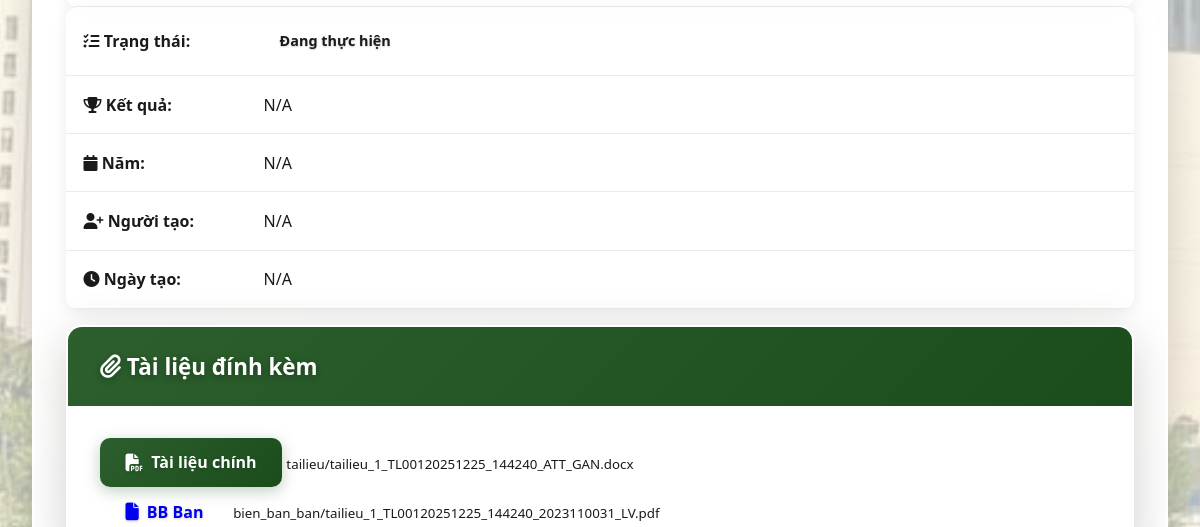
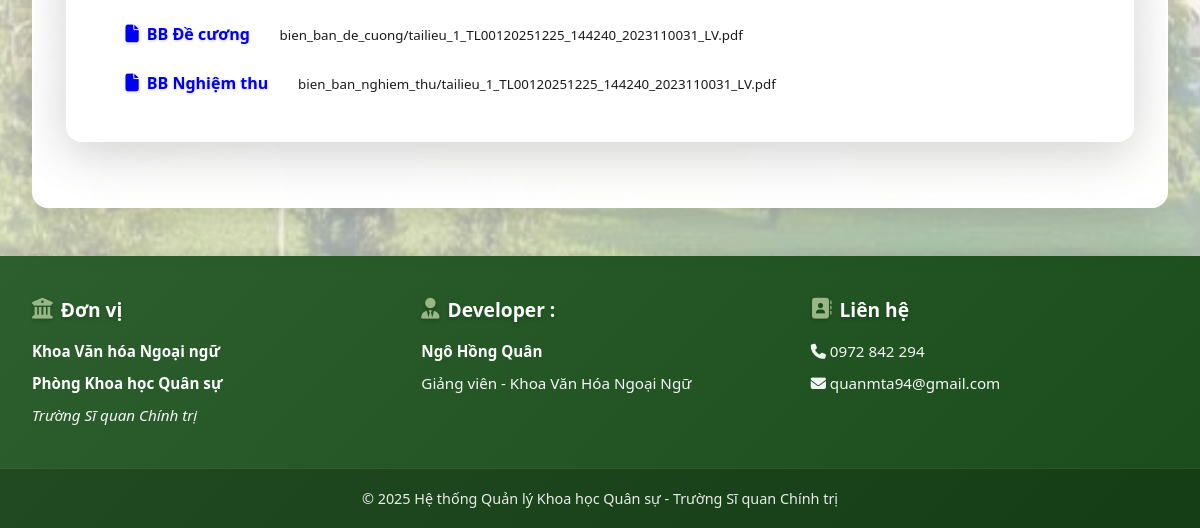
The app's page /tailieu/detail/1 (signed in, lower part), older data (2 pictures, top to bottom).
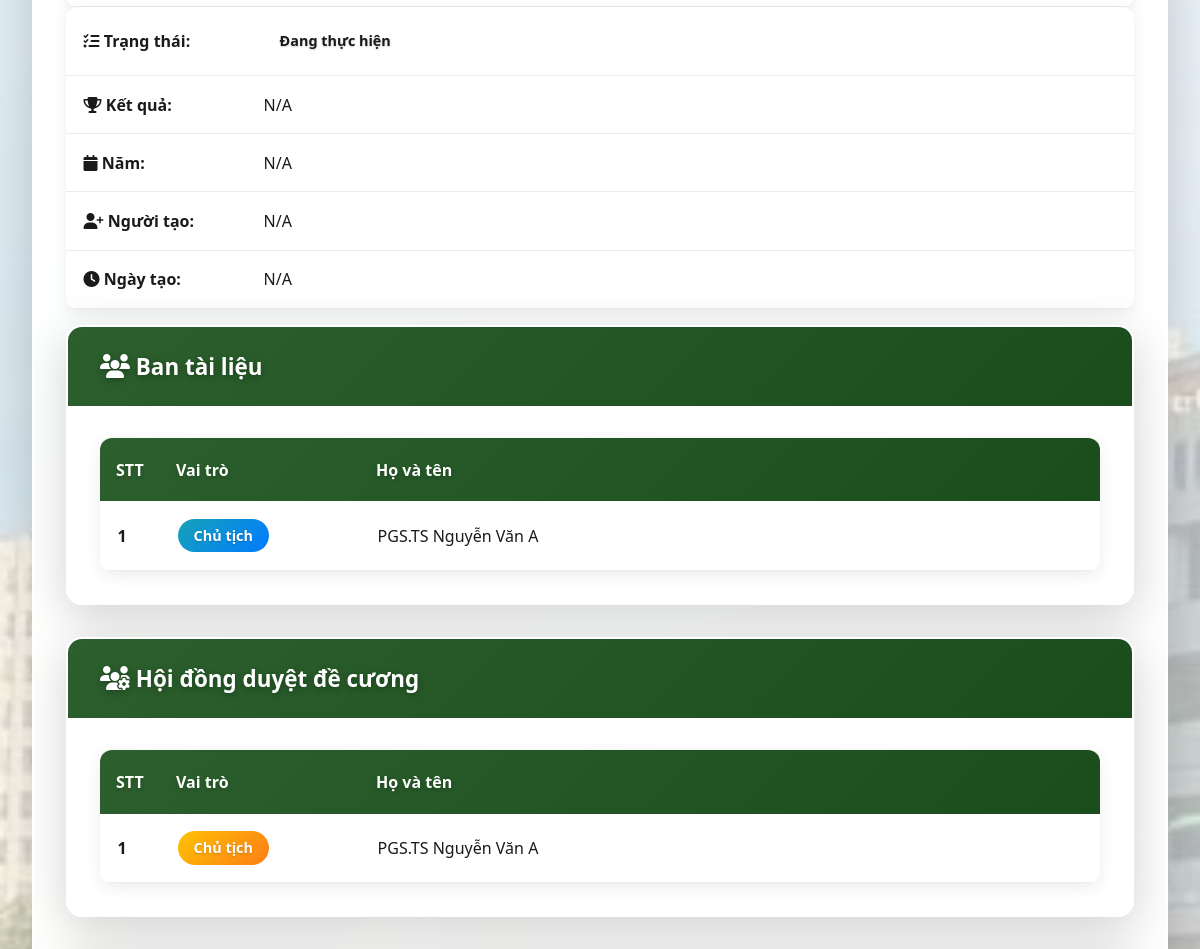
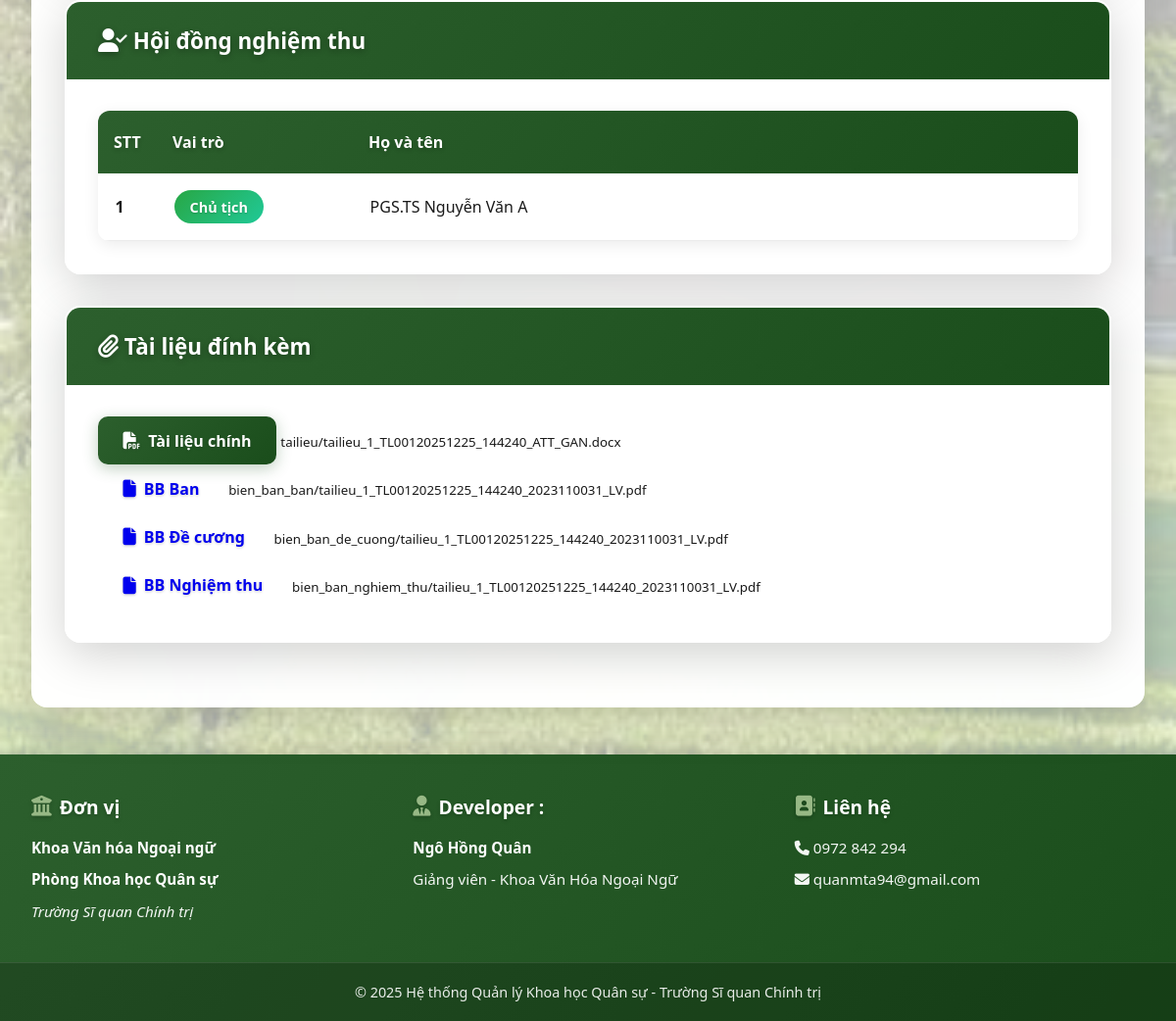
The same page, newer data (2 pictures, top to bottom).
### models/__init__.py (models this page shows)
class BanTaiLieu(db.Model):
    __tablename__ = 'ban_tai_lieu'
    id = db.Column(db.Integer, primary_key=True)
    tai_lieu_id = db.Column(db.Integer, db.ForeignKey('tai_lieu.id'), nullable=False)
    ho_ten = db.Column(db.String(120), nullable=False)
    vai_tro = db.Column(db.String(50), nullable=False)
    created_at = db.Column(db.DateTime, default=datetime.utcnow)

class HoiDongDeCuongTaiLieu(db.Model):
    __tablename__ = 'hoi_dong_de_cuong_tai_lieu'
    id = db.Column(db.Integer, primary_key=True)
    tai_lieu_id = db.Column(db.Integer, db.ForeignKey('tai_lieu.id'), nullable=False)
    ho_ten = db.Column(db.String(120), nullable=False)
    vai_tro = db.Column(db.String(50), nullable=False)
    created_at = db.Column(db.DateTime, default=datetime.utcnow)

class HoiDongNghiemThuTaiLieu(db.Model):
    __tablename__ = 'hoi_dong_nghiem_thu_tai_lieu'
    id = db.Column(db.Integer, primary_key=True)
    tai_lieu_id = db.Column(db.Integer, db.ForeignKey('tai_lieu.id'), nullable=False)
    ho_ten = db.Column(db.String(120), nullable=False)
    vai_tro = db.Column(db.String(50), nullable=False)
    created_at = db.Column(db.DateTime, default=datetime.utcnow)

### routes/main.py (the view)
@main_bp.route('/tailieu/detail/<int:id>')
@login_required
def tailieu_detail(id):
    tailieu = TaiLieu.query.get_or_404(id)
    ban_members = BanTaiLieu.query.filter_by(tai_lieu_id=id).all()
    hoi_dong_de_cuong_members = HoiDongDeCuongTaiLieu.query.filter_by(tai_lieu_id=id).all()
    hoi_dong_nghiem_thu_members = HoiDongNghiemThuTaiLieu.query.filter_by(tai_lieu_id=id).all()
    return render_template('tailieu/detail.html',
                         tailieu=tailieu,
                         ban_members=ban_members,
                         hoi_dong_de_cuong_members=hoi_dong_de_cuong_members,
                         hoi_dong_nghiem_thu_members=hoi_dong_nghiem_thu_members)

### templates/tailieu/detail.html (shortened to what the changed rows need)
{% extends "base.html" %}
{% block content %}
<div class="card">
    <div class="card-body">
        {% if ban_members %}
        <div class="card" style="margin-top: 1rem;">
            <div class="card-header bg-info text-white">
                <strong><i class="fas fa-users"></i> Ban tài liệu</strong>
            </div>
            <div class="card-body">
                <table class="table table-hover table-striped">
                    <thead>
                        <tr>
                            <th style="width: 60px;">STT</th>
                            <th style="width: 200px;">Vai trò</th>
                            <th>Họ và tên</th>
                        </tr>
                    </thead>
                    <tbody>
                        {% for member in ban_members %}
                        <tr>
                            <td><strong>{{ loop.index }}</strong></td>
                            <td><span class="badge badge-info">{{ member.vai_tro }}</span></td>
                            <td>{{ member.ho_ten }}</td>
                        </tr>
                        {% endfor %}
                    </tbody>
                </table>
            </div>
        </div>
        {% endif %}
        {% if hoi_dong_de_cuong_members %}
        <div class="card" style="margin-top: 1rem;">
            <div class="card-header bg-warning text-dark">
                <strong><i class="fas fa-users-cog"></i> Hội đồng duyệt đề cương</strong>
            </div>
            <div class="card-body">
                <table class="table table-hover table-striped">
                    <thead>
                        <tr>
                            <th style="width: 60px;">STT</th>
                            <th style="width: 200px;">Vai trò</th>
                            <th>Họ và tên</th>
                        </tr>
                    </thead>
                    <tbody>
                        {% for member in hoi_dong_de_cuong_members %}
                        <tr>
                            <td><strong>{{ loop.index }}</strong></td>
                            <td><span class="badge badge-warning">{{ member.vai_tro }}</span></td>
                            <td>{{ member.ho_ten }}</td>
                        </tr>
                        {% endfor %}
                    </tbody>
                </table>
            </div>
        </div>
        {% endif %}
        {% if hoi_dong_nghiem_thu_members %}
        <div class="card" style="margin-top: 1rem;">
            <div class="card-header bg-success text-white">
                <strong><i class="fas fa-user-check"></i> Hội đồng nghiệm thu</strong>
            </div>
            <div class="card-body">
                <table class="table table-hover table-striped">
                    <thead>
                        <tr>
                            <th style="width: 60px;">STT</th>
                            <th style="width: 200px;">Vai trò</th>
                            <th>Họ và tên</th>
                        </tr>
                    </thead>
                    <tbody>
                        {% for member in hoi_dong_nghiem_thu_members %}
                        <tr>
                            <td><strong>{{ loop.index }}</strong></td>
                            <td><span class="badge badge-success">{{ member.vai_tro }}</span></td>
                            <td>{{ member.ho_ten }}</td>
                        </tr>
                        {% endfor %}
                    </tbody>
                </table>
            </div>
        </div>
        {% endif %}
    </div>
</div>
{% endblock %}

Row changes from the older to the newer data that the page shows:
added BanTaiLieu: vai_tro "Chủ tịch", ho_ten "PGS.TS Nguyễn Văn A"
added HoiDongDeCuongTaiLieu: vai_tro "Chủ tịch", ho_ten "PGS.TS Nguyễn Văn A"
added HoiDongNghiemThuTaiLieu: vai_tro "Chủ tịch", ho_ten "PGS.TS Nguyễn Văn A"
Text that changed along with them:
text now shown: "Ban tài liệu STT Vai trò Họ và tên Hội đồng duyệt đề cương STT Vai trò Họ và tên Hội đồng nghiệm thu STT Vai trò Họ và tên"
